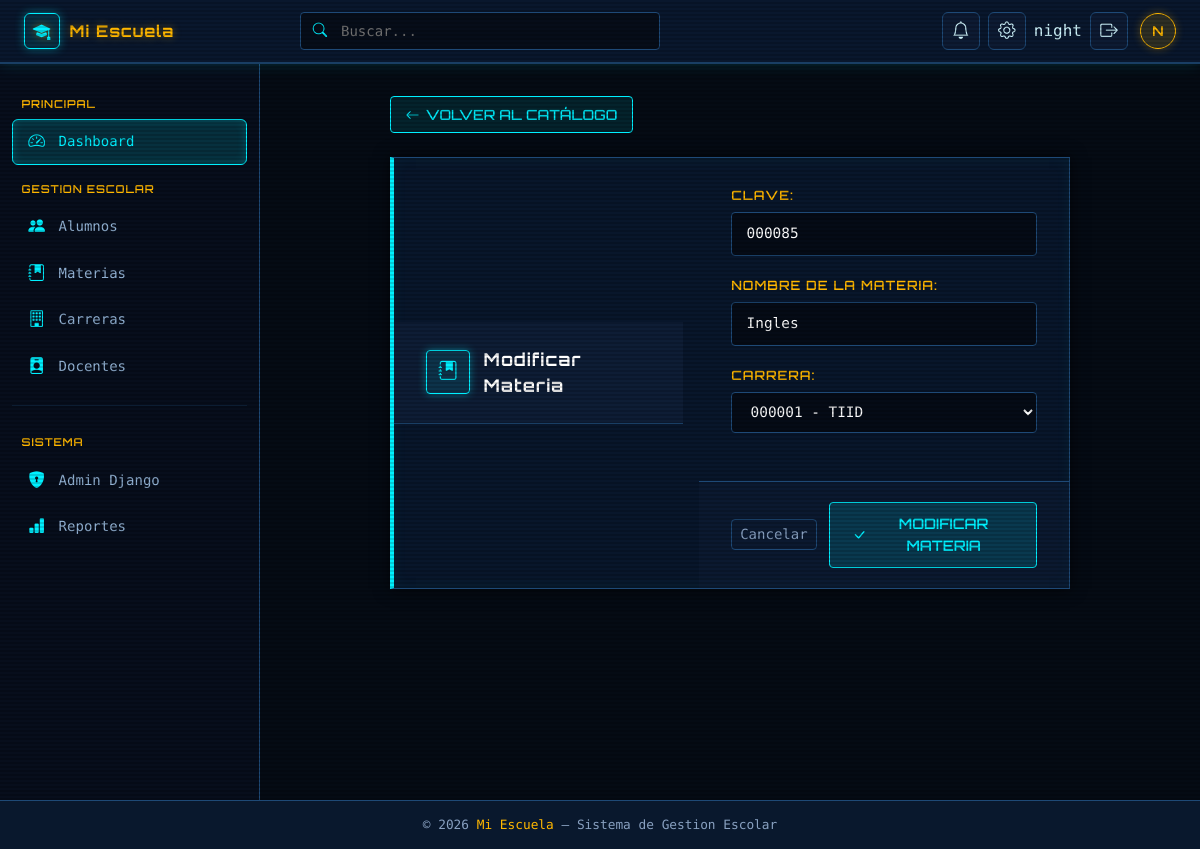
Screenshot of /materia/editar/2/ (signed in) with the database file from the repository.
### dark/models.py (models this page shows, shortened)
class Materia(models.Model):
    clave = models.CharField(verbose_name='Clave', max_length=8, unique=True)
    nombre = models.CharField(verbose_name='Nombre de la materia', max_length=100)
    carrera = models.ForeignKey(
        Patos,
        on_delete=models.PROTECT,
        verbose_name='Carrera',
    )
    class Meta:
        ordering = ['carrera__clave', 'clave']
        verbose_name = 'Materia'
        verbose_name_plural = 'Materias'

class Patos(models.Model):
    clave = models.CharField(verbose_name='Clave', max_length=8, unique=True)
    carrera = models.CharField(verbose_name='Nombre Carrera', max_length=50)
    class Meta:
        verbose_name = 'Carrera'
        verbose_name_plural = 'Carreras'
    def __str__(self):
        return f'{self.clave} - {self.carrera}'

### dark/views.py (the view)
# urls.py: path('materia/editar/<int:pk>/', views.editar_materia, name='editar_materia'),
@login_required
def editar_materia(request, pk):
    materia = get_object_or_404(Materia, pk=pk)
    formulario = MateriaForm(
        request.POST if request.method == 'POST' else None,
        instance=materia,
    )
    if request.method == 'POST' and formulario.is_valid():
        formulario.save()
        return redirect('lista_materias')
    return render(request, 'catalogo_form.html', {
        'formulario': formulario,
        'accion': 'Modificar',
        'tipo': 'Materia',
        'lista_url': 'lista_materias',
    })

### dark/forms.py
class MateriaForm(forms.ModelForm):
    class Meta:
        model = Materia
        fields = ['clave', 'nombre', 'carrera']
        widgets = {
            'clave': forms.TextInput(attrs={
                'class': 'hud-input',
                'placeholder': 'Clave de la materia',
            }),
            'nombre': forms.TextInput(attrs={
                'class': 'hud-input',
                'placeholder': 'Nombre de la materia',
            }),
            'carrera': forms.Select(attrs={'class': 'hud-input'}),
        }

### dark/templates/catalogo_form.html (shortened to what this page needs)
{% extends "base.html" %}
{% block contenido %}
<div class="scanlines"></div>
<div class="page-header catalog-form-page" style="max-width: 680px; margin: 0 auto 1.5rem auto;">
    <a href="{% url lista_url %}" class="btn-back">
        <i class="bi bi-arrow-left"></i> Volver al catálogo
    </a>
</div>
<div class="form-card catalog-form-page">
    <div class="form-card-header">
        <div class="form-card-icon">
            {% if tipo == 'Carrera' %}
            <i class="bi bi-building"></i>
            {% else %}
            <i class="bi bi-journal-bookmark-fill"></i>
            {% endif %}
        </div>
        <div>
            <p class="form-card-title">{{ accion }} {{ tipo }}</p>
        </div>
    </div>
    <form method="POST">
        <div class="form-card-body">
            {{ formulario.as_p }}
        </div>
        <div class="form-card-footer">
            <a href="{% url lista_url %}" class="btn btn-outline-secondary btn-sm" style="font-family: var(--font-mono); color: #88a0c0; border-color: var(--hud-border);">
                Cancelar
            </a>
            <button type="submit" class="btn-save">
                <i class="bi bi-check-lg"></i> {{ accion }} {{ tipo }}
            </button>
        </div>
    </form>
</div>
{% endblock contenido %}

### dark/templates/base.html (shortened to what this page needs)
{% load static %}
<!DOCTYPE html>
<html lang="es">
<head>
    <link href="https://cdn.jsdelivr.net/npm/bootstrap@5.3.3/dist/css/bootstrap.min.css" rel="stylesheet">
    <link href="https://cdn.jsdelivr.net/npm/bootstrap-icons@1.11.3/font/bootstrap-icons.min.css" rel="stylesheet">
    <link href="{% static 'alumnos/css/base.css' %}" rel="stylesheet">
</head>
<body>
    <header class="top-navbar">
        <a href="#" class="brand">
            <div class="brand-icon">
                <i class="bi bi-mortarboard-fill"></i>
            </div>
            Mi Escuela
        </a>
        <div class="navbar-search d-none d-md-block">
            <div class="search-wrapper">
                <i class="bi bi-search"></i>
                <input type="text" placeholder="Buscar...">
            </div>
        </div>
        <div class="navbar-right">
            <button class="nav-icon-btn" title="Notificaciones">
                <i class="bi bi-bell"></i>
            </button>
            <button class="nav-icon-btn" title="Configuracion">
                <i class="bi bi-gear"></i>
            </button>
            {% if user.is_authenticated %}
            <span class="navbar-username">{{ user.username }}</span>
            <form method="POST" action="{% url 'logout' %}" style="margin:0;">
                <button type="submit" class="nav-icon-btn logout-btn" title="Cerrar sesión">
                    <i class="bi bi-box-arrow-right"></i>
                </button>
            </form>
            {% endif %}
            <div class="avatar" title="{{ user.username }}">{{ user.username|first|upper }}</div>
        </div>
    </header>
    <div class="app-wrapper">
        <aside id="sidebar">
            <div class="sidebar-section">
                <p class="sidebar-label">Principal</p>
                <a href="#" class="sidebar-link active">
                    <i class="bi bi-speedometer2"></i> Dashboard
                </a>
            </div>
            <div class="sidebar-section">
                <p class="sidebar-label">Gestion Escolar</p>
                <a href="{% url 'lista_alumnos' %}" class="sidebar-link">
                    <i class="bi bi-people-fill"></i> Alumnos
                </a>
                <a href="{% url 'lista_materias' %}" class="sidebar-link">
                    <i class="bi bi-journal-bookmark-fill"></i> Materias
                </a>
                <a href="{% url "lista_carreras" %}" class="sidebar-link">
                    <i class="bi bi-building"></i> Carreras
                </a>
                <a href="#" class="sidebar-link">
                    <i class="bi bi-person-badge-fill"></i> Docentes
                </a>
            </div>
            <hr class="sidebar-divider">
            <div class="sidebar-section">
                <p class="sidebar-label">Sistema</p>
                <a href="/admin/" class="sidebar-link">
                    <i class="bi bi-shield-lock-fill"></i> Admin Django
                </a>
                <a href="#" class="sidebar-link">
                    <i class="bi bi-bar-chart-fill"></i> Reportes
                </a>
            </div>
        </aside>
        <main id="main-content">
            {% block contenido %}{% endblock contenido %}
        </main>
    </div>
    <footer>
        &copy; 2026 <span>Mi Escuela</span> &mdash; Sistema de Gestion Escolar
    </footer>
</body>
</html>

### dark/templates/catalogo_form.html (style rules this page uses)
.page-header { display: flex; align-items: center; gap: 1rem; margin-bottom: 1.75rem; }
.btn-back { display: inline-flex; align-items: center; gap: 0.4rem; color: var(--hud-blue); text-decoration: none; font-size: 0.875rem; font-weight: 500; padding: 0.45rem 0.9rem; border: 1px solid var(--hud-blue); border-radius: 4px; background: rgba(0, 240, 255, 0.1); transition: all 0.15s; font-family: var(--font-heading); text-transform: uppercase; }
.form-card { background: var(--hud-card-bg); border: 1px solid var(--hud-border); border-left: 4px solid var(--hud-blue); border-radius: 0px; box-shadow: 0 0 15px rgba(0, 0, 0, 0.6), inset 0 0 15px rgba(0, 240, 255, 0.05); backdrop-filter: blur(5px); max-width: 680px; overflow: hidden; margin: 0 auto; }
.form-card-header { padding: 1.5rem 2rem; border-bottom: 1px solid var(--hud-border); display: flex; align-items: center; gap: 0.85rem; background: rgba(15, 30, 55, 0.9); }
.form-card-icon { width: 44px; height: 44px; border-radius: 4px; background: rgba(0, 240, 255, 0.1); border: 1px solid var(--hud-blue); color: var(--hud-blue); font-size: 1.2rem; display: flex; align-items: center; justify-content: center; flex-shrink: 0; box-shadow: 0 0 8px var(--hud-blue-glow); }
.form-card-title { font-size: 1.1rem; font-weight: 700; color: #ffffff; margin: 0; font-family: var(--font-heading); letter-spacing: 1px; }
.form-card-body { padding: 1.75rem 2rem; }
.form-card-footer { padding: 1.25rem 2rem; border-top: 1px solid var(--hud-border); display: flex; align-items: center; justify-content: flex-end; gap: 0.75rem; background: rgba(15, 30, 55, 0.5); }
.btn-save { display: inline-flex; align-items: center; gap: 0.45rem; background: rgba(0, 240, 255, 0.15); color: var(--hud-blue); border: 1px solid var(--hud-blue); border-radius: 4px; padding: 0.65rem 1.4rem; font-size: 0.9rem; font-weight: 600; cursor: pointer; transition: all 0.2s; font-family: var(--font-heading); text-transform: uppercase; text-decoration: none; }
.form-card-body p { margin-bottom: 1.25rem; }
.form-card-body p label { display: block; font-size: 0.8rem; font-weight: 600; color: var(--hud-gold); text-transform: uppercase; letter-spacing: 1px; margin-bottom: 0.4rem; font-family: var(--font-heading); }
.form-card-body input, .form-card-body select, .form-card-body textarea { border: 1px solid var(--hud-border) !important; border-radius: 4px !important; padding: 0.65rem 0.9rem !important; font-size: 0.9rem !important; color: #ffffff !important; background: rgba(5, 11, 20, 0.9) !important; outline: none !important; width: 100% !important; font-family: var(--font-mono) !important; }

### rows the page displays
Materia: clave "000085", nombre "Ingles"
Patos: carrera "000001 - TIID"

### other values shown
{{ user.username }} "night"
{{ user.username|first|upper }} "N"
{{ accion }} "Modificar"
{{ tipo }} "Materia"
{{ accion }} "MODIFICAR"
{{ tipo }} "MATERIA"
